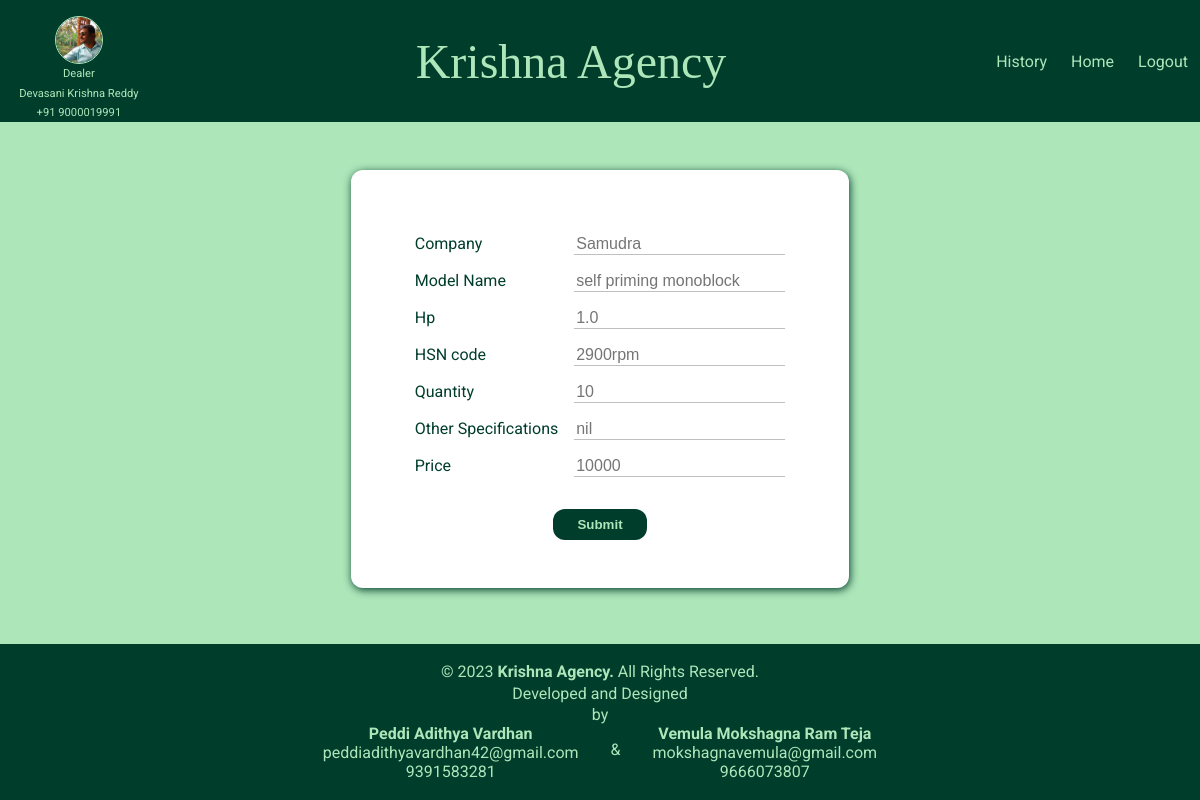
Before: /edit_motor/22/ (signed in) with the older database file.
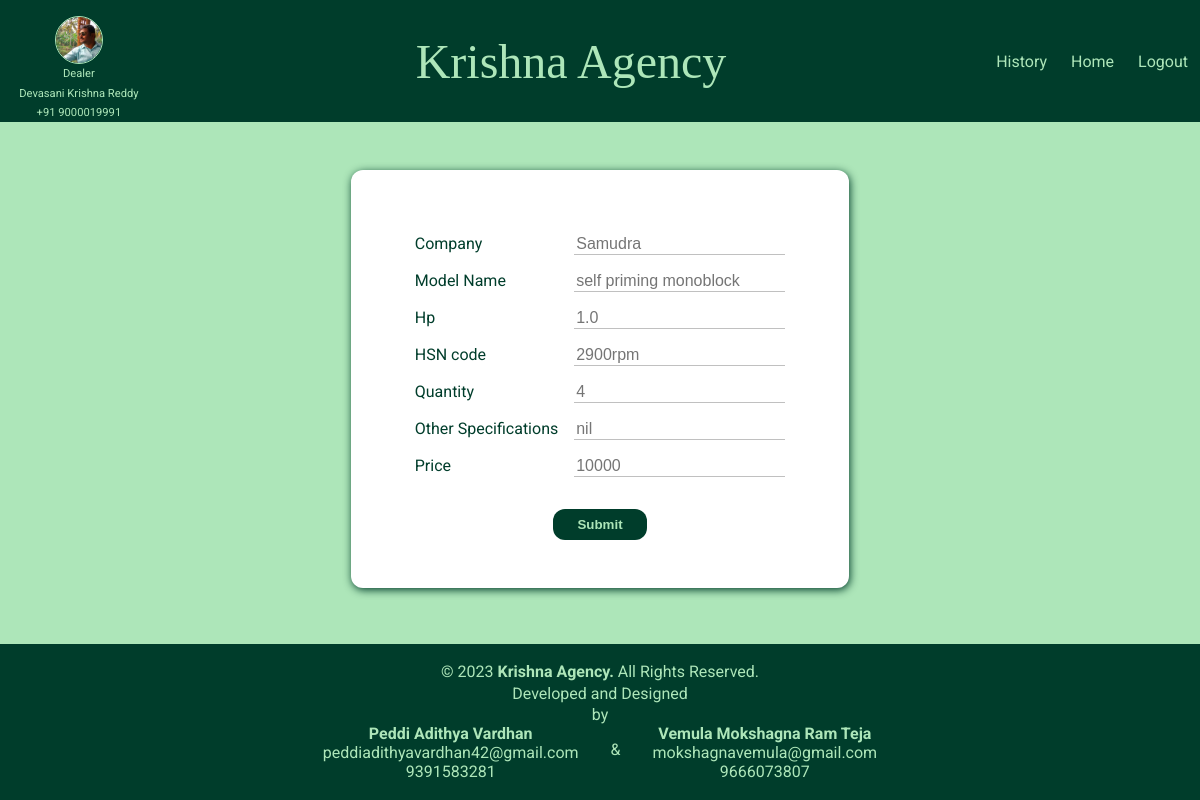
After: the same page with the newer database file.
### stock/models.py (models this page shows, shortened)
class motor_products(models.Model):
    company=models.CharField(max_length=50)
    model_name=models.CharField(max_length=100)
    hp=models.DecimalField(max_digits=3, decimal_places=1)
    others=models.CharField(max_length=100)
    quantity=models.IntegerField()
    hsncode=models.CharField(max_length=50)
    price=models.IntegerField(null=True)

### stock/views.py (the view, shortened to what this page needs)
# urls.py: path('edit_motor/<str:pk>/', views.edit_motors, name="editmotor"),
@login_required(login_url='loginpage')
def edit_motors(request,pk):
    details=motor_products.objects.get(id=pk)
    return render(request, 'stock/edit_motor.html',{
        "details":details
    })

### stock/templates/stock/edit_motor.html (shortened to what this page needs)
{% extends 'stock_base.html' %}
{% load static %}
{% block page_css %}
    <link rel="stylesheet" href="{% static "stock/motor.css" %}">
{% endblock page_css %}
{% block page_body %}
<main>
    <form method="POST">
        <div class="formdiv">
            <label for="company">Company </label>
            <input type="text" id="company" name="company" placeholder="{{details.company}}">
            <label for="model">Model Name</label>
            <input type="text" id="model" name="model" placeholder="{{details.model_name}}">
            <label for="hp">Hp</label>
            <input type="text" id="hp" name="hp" placeholder="{{details.hp}}">
            <label for="hsncode">HSN code</label>
            <input type="text" id="hsncode" name="hsncode" placeholder="{{details.others}}">
            <label for="quantity">Quantity</label>
            <input type="text" id="quantity" name="quantity" placeholder="{{details.quantity}}">
            <label for="specs">Other Specifications</label>
            <input type="text" id="specs" name="specs" placeholder="{{details.hsncode}}">
            <label for="price">Price</label>
            <input type="text" id="price" name="price" placeholder="{{details.price}}">
            <input type="submit" id="yes" class="yes" name="Yes" />
        </div>
    </form>
</main>
{% endblock page_body %}

Changed rows visible on the page:
changed motor_products "Samudra": quantity "10" → "4"
